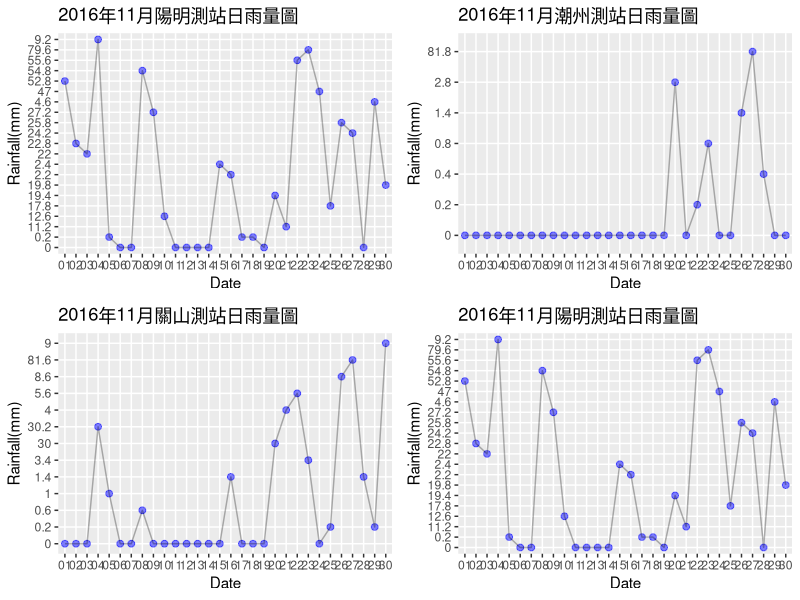

The R source for this figure:
library(ggplot2)
library(gridExtra)
csv_df <- read.csv("dailyrainfall.csv", encoding = "UTF-8")
head(csv_df)

ml <- csv_df[csv_df$SiteName=="麥寮",]
ml_date <- format(as.Date(ml$MonitorDate, "%Y-%m-%d"), "%d")

cc <- csv_df[csv_df$SiteName=="潮州",]
cc_date <- format(as.Date(cc$MonitorDate, "%Y-%m-%d"), "%d")

gs <- csv_df[csv_df$SiteName=="關山",]
gs_date <- format(as.Date(gs$MonitorDate, "%Y-%m-%d"), "%d")

ym <- csv_df[csv_df$SiteName=="陽明",]
ym_date <- format(as.Date(ym$MonitorDate, "%Y-%m-%d"), "%d")


p1 <- ggplot(ml,aes(x=ml_date,y=ml$Rainfall24hr,group = 1))+
  geom_point( color="blue", size=2,alpha=.5)+
  geom_line(alpha=.3)+
  ggtitle("2016年11月麥寮測站日雨量圖") +
  xlab("Date") +
  ylab("Rainfall(mm)")

p2 <- p1 <- ggplot(cc,aes(x=cc_date,y=cc$Rainfall24hr,group = 1))+
  geom_point( color="blue", size=2,alpha=.5)+
  geom_line(alpha=.3)+
  ggtitle("2016年11月潮州測站日雨量圖") +
  xlab("Date") +
  ylab("Rainfall(mm)")

p3 <- p1 <- ggplot(gs,aes(x=gs_date,y=gs$Rainfall24hr,group = 1))+
  geom_point( color="blue", size=2,alpha=.5)+
  geom_line(alpha=.3)+
  ggtitle("2016年11月關山測站日雨量圖") +
  xlab("Date") +
  ylab("Rainfall(mm)")

p4 <- p1 <- ggplot(ym,aes(x=ym_date,y=ym$Rainfall24hr,group = 1))+
  geom_point( color="blue", size=2,alpha=.5)+
  geom_line(alpha=.3)+
  ggtitle("2016年11月陽明測站日雨量圖") +
  xlab("Date") +
  ylab("Rainfall(mm)")
grid.arrange(p1,p2,p3,p4, nrow=2, ncol=2)


# geom_bar(stat = "identity")
# ggplot(csv_df,aes(x=MonitorDate,y=Rainfall24hr,color=SiteName,group = 1)) + geom_point() +geom_line()
